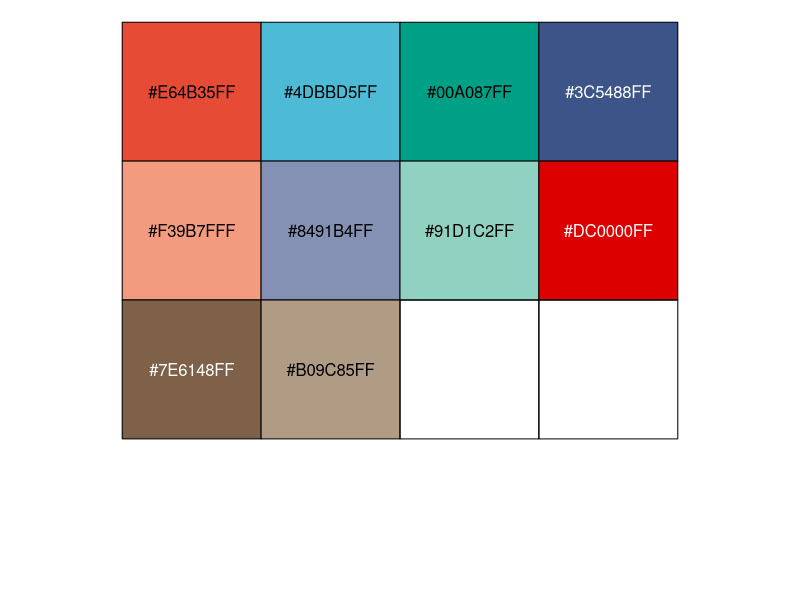
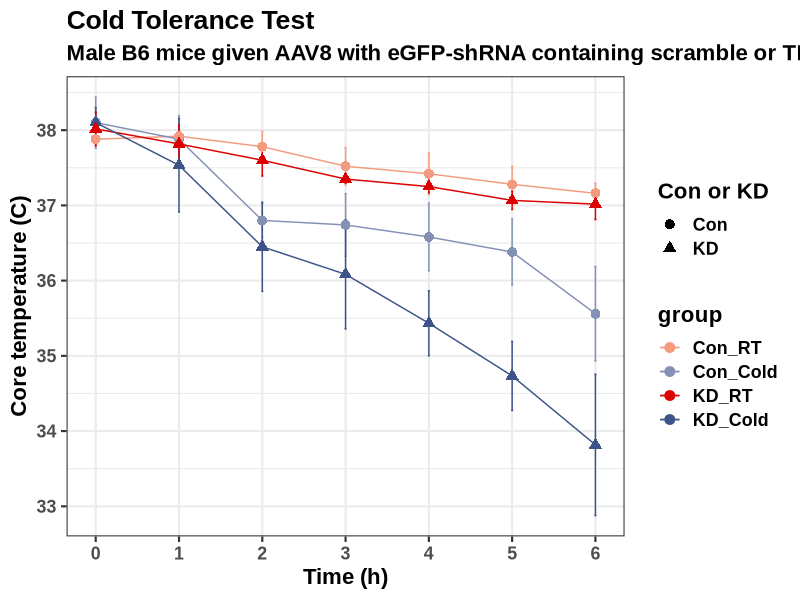

R code for these plots, in order: (Note: this script raises an error after producing the figures.)
# TFEB KD CTT Data analysis
# Raghav Jain

library(tidyverse)
library(scales)
library(ggsci)
library(ggpubr)
library(rstatix)
library(Cairo)
show_col(pal_npg("nrc")(10))
?pal_npg

list.files()

mdat <- readxl::read_xlsx("Exp_45_data.xlsx", sheet = "Sheet2")

temp <- mdat |> select(`Con or KD`, `Exp ID #`, RT_Cold, `T-0h`:`T-6h`)
temp <- temp |> 
  group_by(`Con or KD`, RT_Cold) |>
  pivot_longer(cols = starts_with("T"),
               names_to = "Time", 
               values_to = "Temp")

temp_sum <- temp |> 
  group_by(`Con or KD`, RT_Cold, Time) |>
  summarise(
    mean = mean(Temp, na.rm = T),
    sd = sd(Temp,na.rm = T)
  )
  
temp_sum$group <- paste0(temp_sum$`Con or KD`, "_", temp_sum$RT_Cold)
temp_sum$group <- factor(temp_sum$group, 
                         levels = c("Con_RT", "Con_Cold",
                                    "KD_RT", "KD_Cold"))

p0 <- temp_sum |> ggplot(aes(x=Time, y=mean, group=group, color=group, shape =`Con or KD`)) + 
  geom_errorbar(aes(ymin=mean-sd, ymax=mean+sd), width=.1, 
                position=position_dodge(0.00)) +
  geom_line() + geom_point(size = 3) +
  scale_color_manual(values = c("#F39B7FFF", "#8491B4FF",
                                "#DC0000FF", "#3C5488FF")) +
  scale_x_discrete(labels = c("0", "1", "2", "3", "4", "5", "6"), expand = c(0.05, 0.05)) +
  xlab("Time (h)") +
  ylab("Core temperature (C)") +
  ggtitle("Cold Tolerance Test", 
          subtitle = "Male B6 mice given AAV8 with eGFP-shRNA containing scramble or TFEB target sequence.") +
  theme_bw(base_size = 16, base_family = "Arial") + 
  theme(text = element_text(face = "bold"))
  

CairoPDF(file = "TFEB_KD_CTT.pdf", height = 8, width = 10)
  print(p0)
dev.off()

###################################################
  
liver <- mdat |> select(`Con or KD`, `Exp ID #`, RT_Cold, `Liver wet weight (g)`)
liver$`Con or KD` <- factor(liver$`Con or KD`, 
                           levels = c("Con", "KD"))
liver$RT_Cold <- factor(liver$RT_Cold, 
                            levels = c("RT", "Cold"))

liver$group <- paste0(liver$`Con or KD`, "_", liver$RT_Cold)
liver$group <- factor(liver$group, 
                         levels = c("Con_RT", "Con_Cold",
                                    "KD_RT", "KD_Cold"))
  
mypal <- c("#DC0000FF", "#3C5488FF")

p0 <- liver |> ggbarplot(x = "Con or KD", y = "Liver wet weight (g)", color = "RT_Cold",
                  fill = "RT_Cold", position = position_dodge(0.8), 
                  add.params = list(width = 0.35, 
                                    binwidth = 0.04),
                  alpha = 0.9, size = 0.5,
                  add = c("mean_sd", "dotplot"))


p1 <- ggpar(p0, palette = mypal, 
            legend.title = expression(bold("Temperature"))) +
  scale_y_continuous(limits = c(0.0, 1.6), 
                     expand=c(0,0)) +
  theme_bw(base_size = 16, base_family = "Arial") +
  theme(legend.position = "right", 
        text = element_text(face="bold", size = 14, 
                            family = "Arial", 
                            colour = "black")
  ) + 
  ylab("Wet weight (g)") + 
  xlab("AAV8 eGFP-shRNA target") +
  scale_x_discrete(label = c("scramble", "TFEB")) +
  ggtitle("Liver weight from mice at RT or cold for 6h", 
          subtitle = "Male B6 mice treated with AAV8 eGFP-scramble or TFEB target sequence.")
print(p1)

stat.test <- liver |>
  group_by(`Con or KD`) |>
  na.omit() %>%
  t_test(`Liver wet weight (g)` ~ RT_Cold) %>%
  adjust_pvalue(method = "none") %>%
  add_significance("p")

stat.test$p.adj.signif <- stat.test$p.signif
stat.test <- stat.test %>%
  na.omit() %>%
  add_xy_position(fun = "max", "Con or KD", dodge = 0.8) 

p2 <- p1 + stat_pvalue_manual(
  stat.test, label = "p", tip.length = 0.02, hide.ns = F)
p2

CairoPDF(file = "Liver_weight.pdf", height = 8, width = 8)
  print(p2)
dev.off()

##########################################################

liver$initial <- mdat$`initial weight (g)`

p0 <- liver |> ggbarplot(x = "Con or KD", y = "initial", color = "RT_Cold",
                         fill = "RT_Cold", position = position_dodge(0.8), 
                         add.params = list(width = 0.35, 
                                           binwidth = 0.80),
                         alpha = 0.9, size = 0.5,
                         add = c("mean_sd", "dotplot"))


p1 <- ggpar(p0, palette = mypal, 
            legend.title = expression(bold("Temperature"))) +
  scale_y_continuous(limits = c(0.0, 35), 
                     expand=c(0,0)) +
  theme_bw(base_size = 16, base_family = "Arial") +
  theme(legend.position = "right", 
        text = element_text(face="bold", size = 14, 
                            family = "Arial", 
                            colour = "black")
  ) + 
  ylab("Body weight (g)") + 
  xlab("AAV8 eGFP-shRNA target") +
  scale_x_discrete(label = c("scramble", "TFEB")) +
  ggtitle("Initial body weight of mice", 
          subtitle = "Male B6 mice treated with AAV8 eGFP-scramble or TFEB target sequence.")
print(p1)

stat.test <- liver |>
  group_by(`Con or KD`) |>
  na.omit() %>%
  t_test(initial ~ RT_Cold) %>%
  adjust_pvalue(method = "none") %>%
  add_significance("p")

stat.test$p.adj.signif <- stat.test$p.signif
stat.test <- stat.test %>%
  na.omit() %>%
  add_xy_position(fun = "max", "Con or KD", dodge = 0.8) 

p2 <- p1 + stat_pvalue_manual(bracket.nudge.y = 1.0,
  stat.test, label = "p", tip.length = 0.02, hide.ns = F)
p2

CairoPDF(file = "Initial_weight.pdf", height = 8, width = 8)
  print(p2)
dev.off()
##########################################################

liver$final <- mdat$`final weight (g)`
liver <- liver |> filter(final < 35)

p0 <- liver |> ggbarplot(x = "Con or KD", y = "final", color = "RT_Cold",
                         fill = "RT_Cold", position = position_dodge(0.8), 
                         add.params = list(width = 0.35, 
                                           binwidth = 0.80),
                         alpha = 0.9, size = 0.5,
                         add = c("mean_sd", "dotplot"))

p1 <- ggpar(p0, palette = mypal, 
            legend.title = expression(bold("Temperature"))) +
  scale_y_continuous(limits = c(0.0, 40), 
                     expand=c(0,0)) +
  theme_bw(base_size = 16, base_family = "Arial") +
  theme(legend.position = "right", 
        text = element_text(face="bold", size = 14, 
                            family = "Arial", 
                            colour = "black")
  ) + 
  ylab("Body weight (g)") + 
  xlab("AAV8 eGFP-shRNA target") +
  scale_x_discrete(label = c("scramble", "TFEB")) +
  ggtitle("Final body weight of mice at RT or cold for 6h", 
          subtitle = "Male B6 mice treated with AAV8 eGFP-scramble or TFEB target sequence.")
print(p1)

stat.test <- liver |>
  group_by(`Con or KD`) |>
  na.omit() %>%
  t_test(final ~ RT_Cold) %>%
  adjust_pvalue(method = "none") %>%
  add_significance("p")

stat.test$p.adj.signif <- stat.test$p.signif
stat.test <- stat.test %>%
  na.omit() %>%
  add_xy_position(fun = "max", "Con or KD", dodge = 0.8) 

p2 <- p1 + stat_pvalue_manual(bracket.nudge.y = 1.0,
                              stat.test, label = "p", 
                              tip.length = 0.02, hide.ns = F)
p2


CairoPDF(file = "final_weight.pdf", height = 8, width = 8)
  print(p2)
dev.off()
